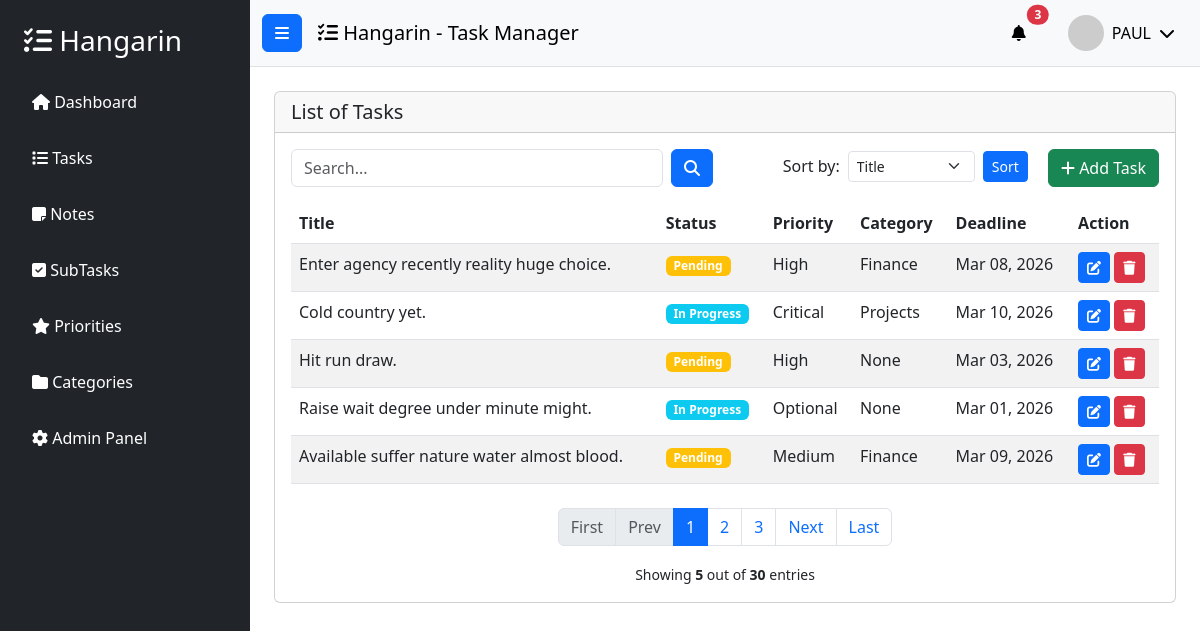
Page /task_list/ (signed in) on the earlier database version.
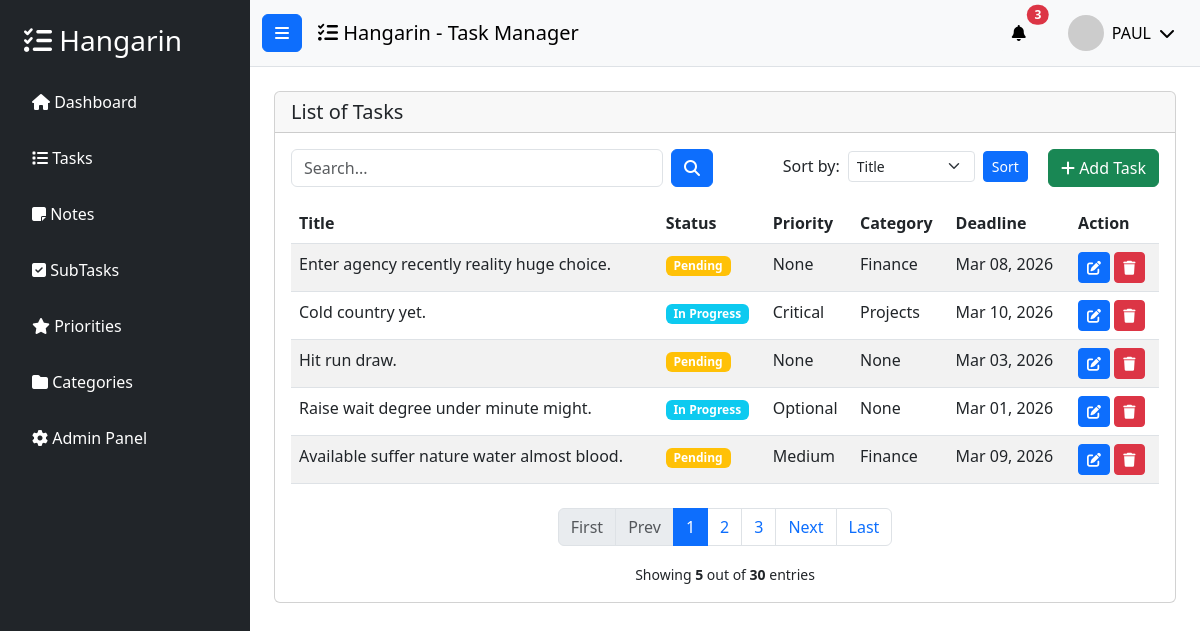
Same page on the later database version.
### tasks/models.py (models this page shows, shortened)
class BaseModel(models.Model):
    created_at = models.DateTimeField(auto_now_add=True)
    updated_at = models.DateTimeField(auto_now=True)
    class Meta:
        abstract = True

class Task(BaseModel):
    title = models.CharField(max_length=255)
    description = models.CharField(max_length=500)
    deadline = models.DateTimeField()
    status = models.CharField(
        max_length=50,
        choices=STATUS_CHOICES,
        default="Pending",
    )
    category = models.ForeignKey(
        Category,
        on_delete=models.SET_NULL,
        null=True,
        blank=True,
        related_name="tasks",
    )
    priority = models.ForeignKey(
        Priority,
        on_delete=models.SET_NULL,
        null=True,
        blank=True,
        related_name="tasks",
    )
    class Meta:
        verbose_name = "Task"
        verbose_name_plural = "Tasks"

class Priority(BaseModel):
    name = models.CharField(max_length=100)
    class Meta:
        verbose_name = "Priority"
        verbose_name_plural = "Priorities"
    def __str__(self):
        return self.name

class Category(BaseModel):
    name = models.CharField(max_length=100)
    class Meta:
        verbose_name = "Category"
        verbose_name_plural = "Categories"
    def __str__(self):
        return self.name

### tasks/views.py (the view)
# urls.py: path('task_list/', views.TaskList.as_view(), name='task-list'),
class TaskList(LoginRequiredMixin, ListView):
    model = Task
    context_object_name = 'tasks'
    template_name = 'task_list.html'
    paginate_by = 5
    login_url = '/accounts/login/'
    def get_queryset(self):
        queryset = super().get_queryset()
        query = self.request.GET.get('q')
        if query:
            queryset = queryset.filter(
                Q(title__icontains=query) |
                Q(description__icontains=query) |
                Q(status__icontains=query)
            )
        return queryset
    def get_ordering(self):
        allowed_fields = ['title', '-created_at', 'deadline', 'status', 'priority__name', 'category__name']
        sort_by = self.request.GET.get('sort_by')
        if sort_by in allowed_fields:
            return sort_by
        return '-created_at'

### templates/task_list.html (shortened to what this page needs)
{% extends 'base.html' %}
{% load static %}
{% block content %}
<div class="row">
    <div class="col-12">
        <div class="card">
            <div class="card-header">
                <h5 class="card-title mb-0">List of Tasks</h5>
            </div>
            <div class="card-body">
                <div class="row mb-3">
                    <div class="col-md-6">
                        <form class="d-flex" action="{% url 'task-list' %}">
                            <input type="text" placeholder="Search..." class="form-control me-2" name="q" value="{{ request.GET.q }}" />
                            <button class="btn btn-primary" type="submit">
                                <i class="fas fa-search"></i>
                            </button>
                        </form>
                    </div>
                    <div class="col-md-6 text-end">
                        <form method="get" class="d-inline-flex align-items-center me-2">
                            <label class="me-2 mb-0">Sort by:</label>
                            <select class="form-select form-select-sm me-2" name="sort_by" style="width: auto;">
                                <option value="title" {% if request.GET.sort_by == "title" %}selected{% endif %}>Title</option>
                            </select>
                            <button type="submit" class="btn btn-sm btn-primary me-2">Sort</button>
                        </form>
                        <a href="{% url 'task-add' %}" class="btn btn-success">
                            <i class="fas fa-plus"></i> Add Task
                        </a>
                    </div>
                </div>
                <table class="table table-striped">
                    <thead>
                        <tr>
                            <th>Title</th>
                            <th>Status</th>
                            <th>Priority</th>
                            <th>Category</th>
                            <th>Deadline</th>
                            <th>Action</th>
                        </tr>
                    </thead>
                    <tbody>
                        {% for task in object_list %}
                        <tr>
                            <td>{{ task.title }}</td>
                            <td>
                                {% if task.status == 'Completed' %}
                                    <span class="badge bg-success">{{ task.status }}</span>
                                {% elif task.status == 'In Progress' %}
                                    <span class="badge bg-info">{{ task.status }}</span>
                                {% else %}
                                    <span class="badge bg-warning">{{ task.status }}</span>
                                {% endif %}
                            </td>
                            <td>{{ task.priority }}</td>
                            <td>{{ task.category }}</td>
                            <td>{{ task.deadline|date:"M d, Y" }}</td>
                            <td>
                                <a href="{% url 'task-update' task.id %}" class="btn btn-sm btn-primary">
                                    <i class="fas fa-edit"></i>
                                </a>
                                <a href="{% url 'task-delete' task.id %}" class="btn btn-sm btn-danger">
                                    <i class="fas fa-trash"></i>
                                </a>
                            </td>
                        </tr>
                        {% empty %}
                        <tr>
                            <td colspan="6" class="text-center">No tasks found</td>
                        </tr>
                        {% endfor %}
                    </tbody>
                </table>
                {% include 'includes/pagination.html' %}
            </div>
        </div>
    </div>
</div>
{% endblock %}

Differences in the rows shown:
changed Task "Enter agency recently reality huge choice.": priority "High" → "None"
changed Task "Hit run draw.": priority "High" → "None"
